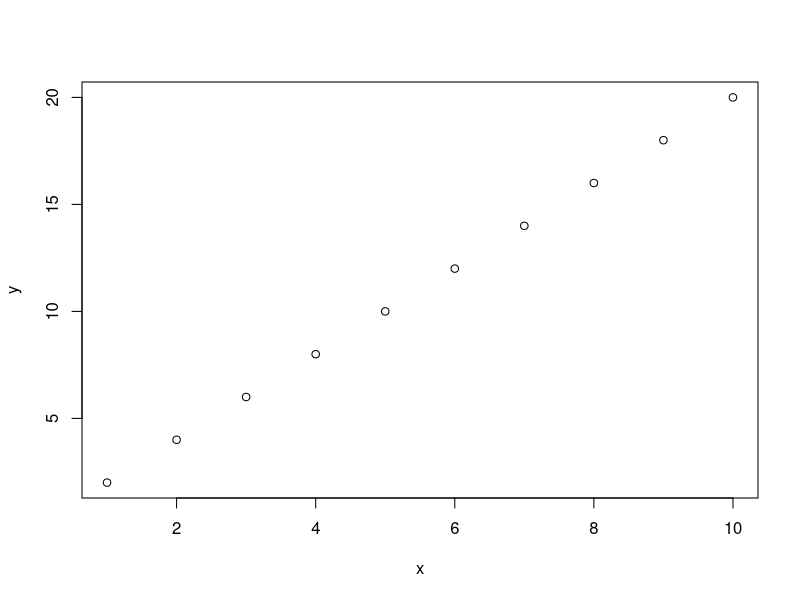
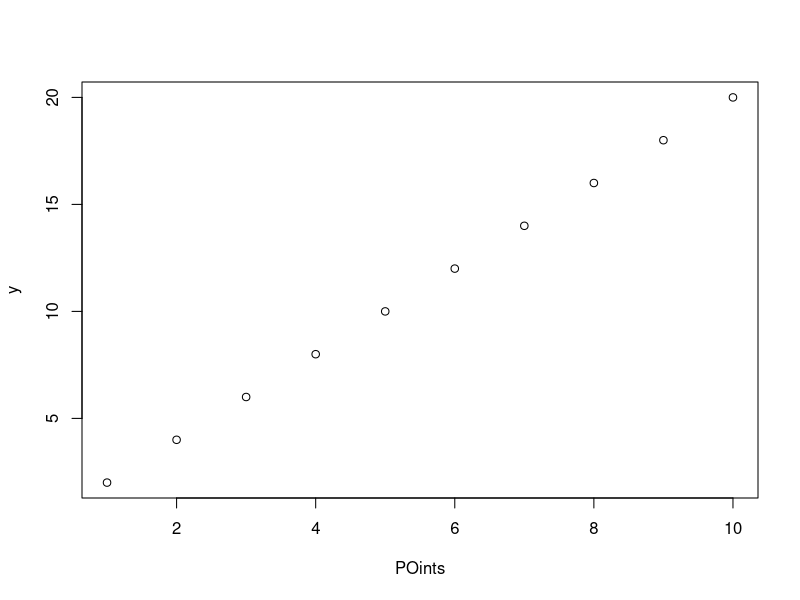
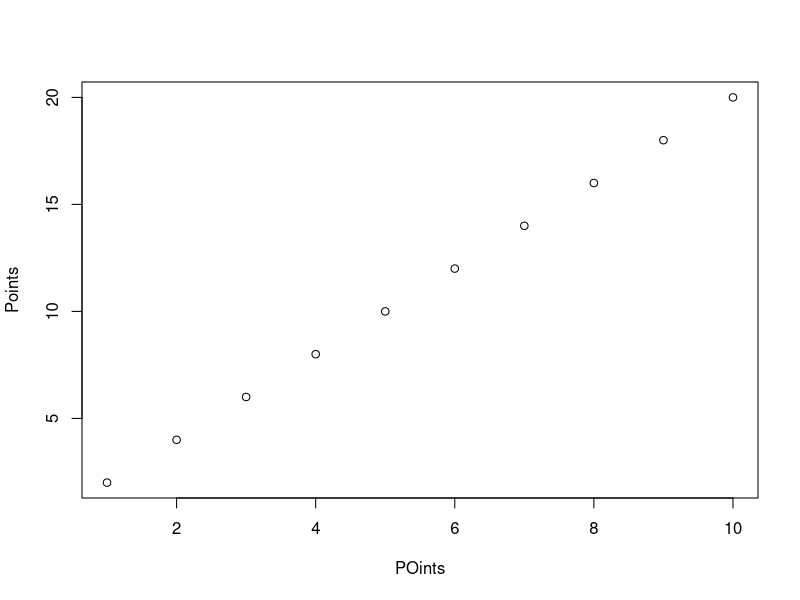
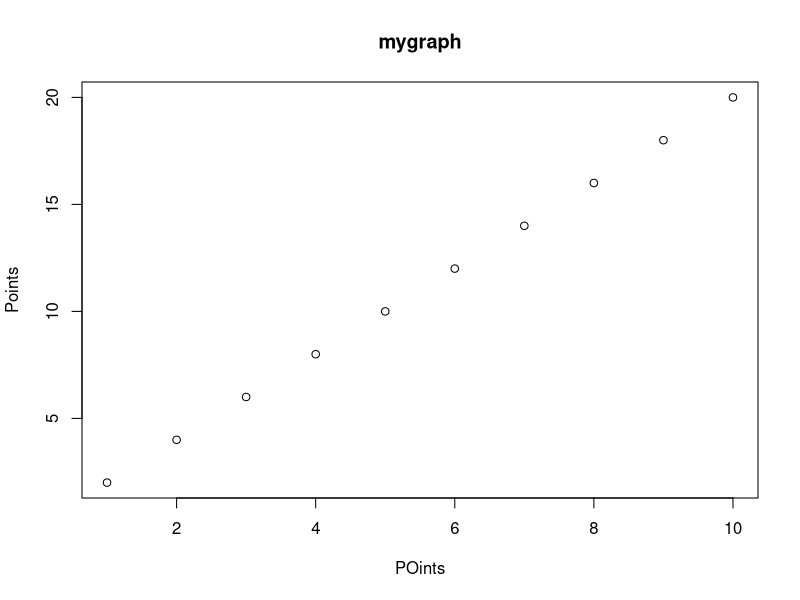
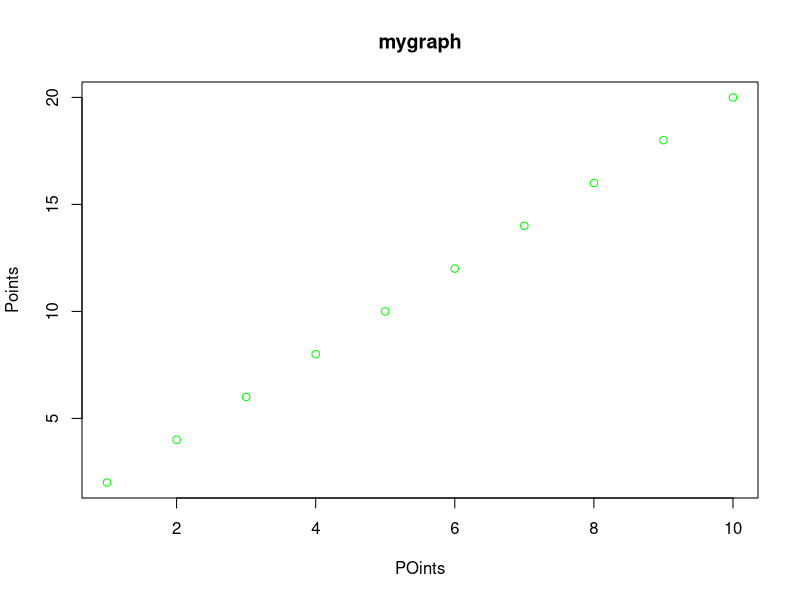
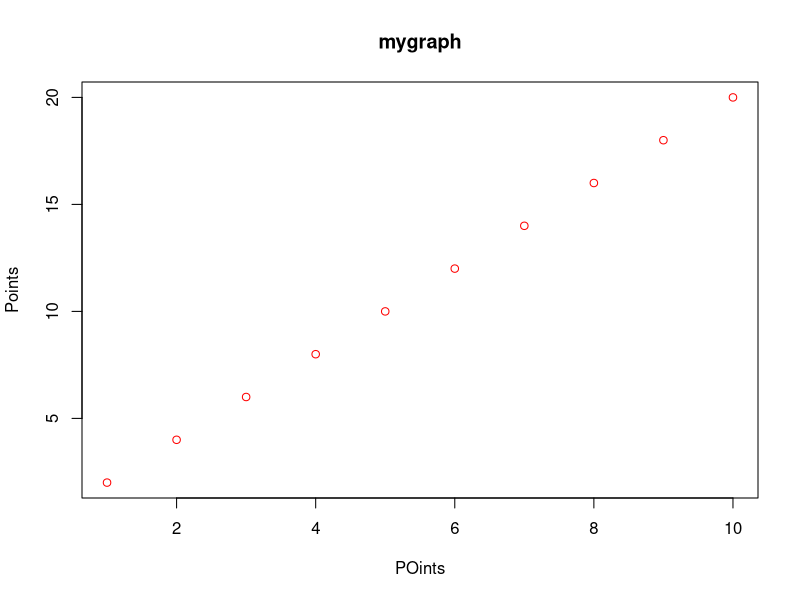
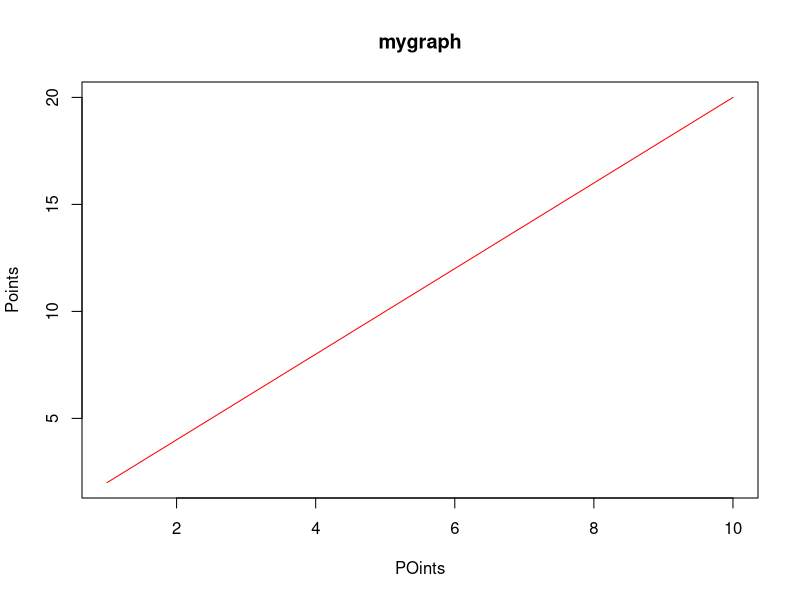
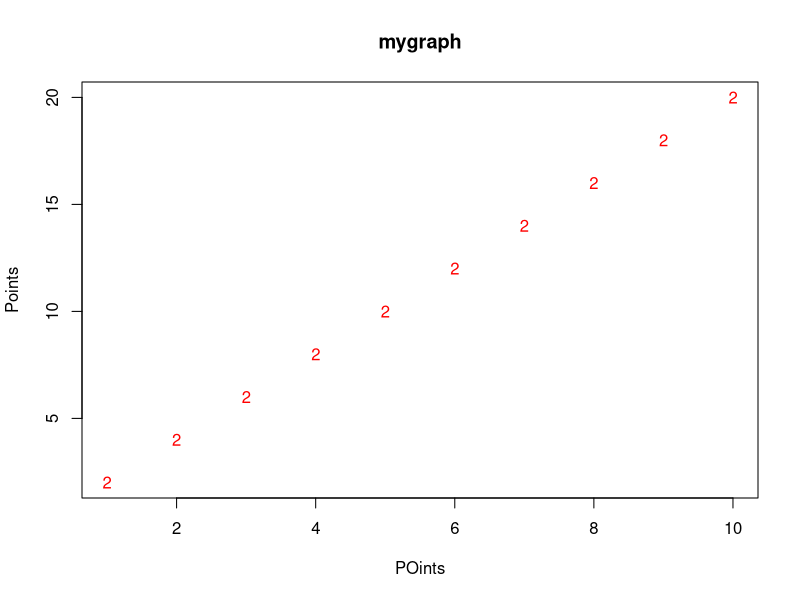

These charts were generated, in order, by the following R code:
x <- c(10,20,40,20,5,5)
country <- c("uk","us","japan","india","pakistan","china")

x<-1:10
y<-1:10*2
 plot(x,y)
 plot(x,y,xlab="POints")
 plot(x,y,xlab="POints",ylab="Points")
 plot(x,y,xlab="POints",ylab="Points",main="mygraph")
 plot(x,y,xlab="POints",ylab="Points",main="mygraph",col="green")
 plot(x,y,xlab="POints",ylab="Points",main="mygraph",col="red")
 plot(x,y,xlab="POints",ylab="Points",main="mygraph",col="red",type="l")
 plot(x,y,xlab="POints",ylab="Points",main="mygraph",col="red",pch="21")
 plot(x,y,xlab="POints",ylab="Points",main="mygraph",col="red",pch="@")
 plot(x,y,xlab="POints",ylab="Points",main="mygraph",col="red",pch=21)
 plot(x,y,xlab="POints",ylab="Points",main="mygraph",col="red",pch=20)
 
 
 
 a<-c(1,2,3,4,5,6,7)
 b<-c(2,5,7,4,3,7,1)
 
 plot(a,b,type="l")
 lines(a,b,col="red")
 
 lines(a,col="green")
 lines(b,col="blue",lwd=3)
 
 